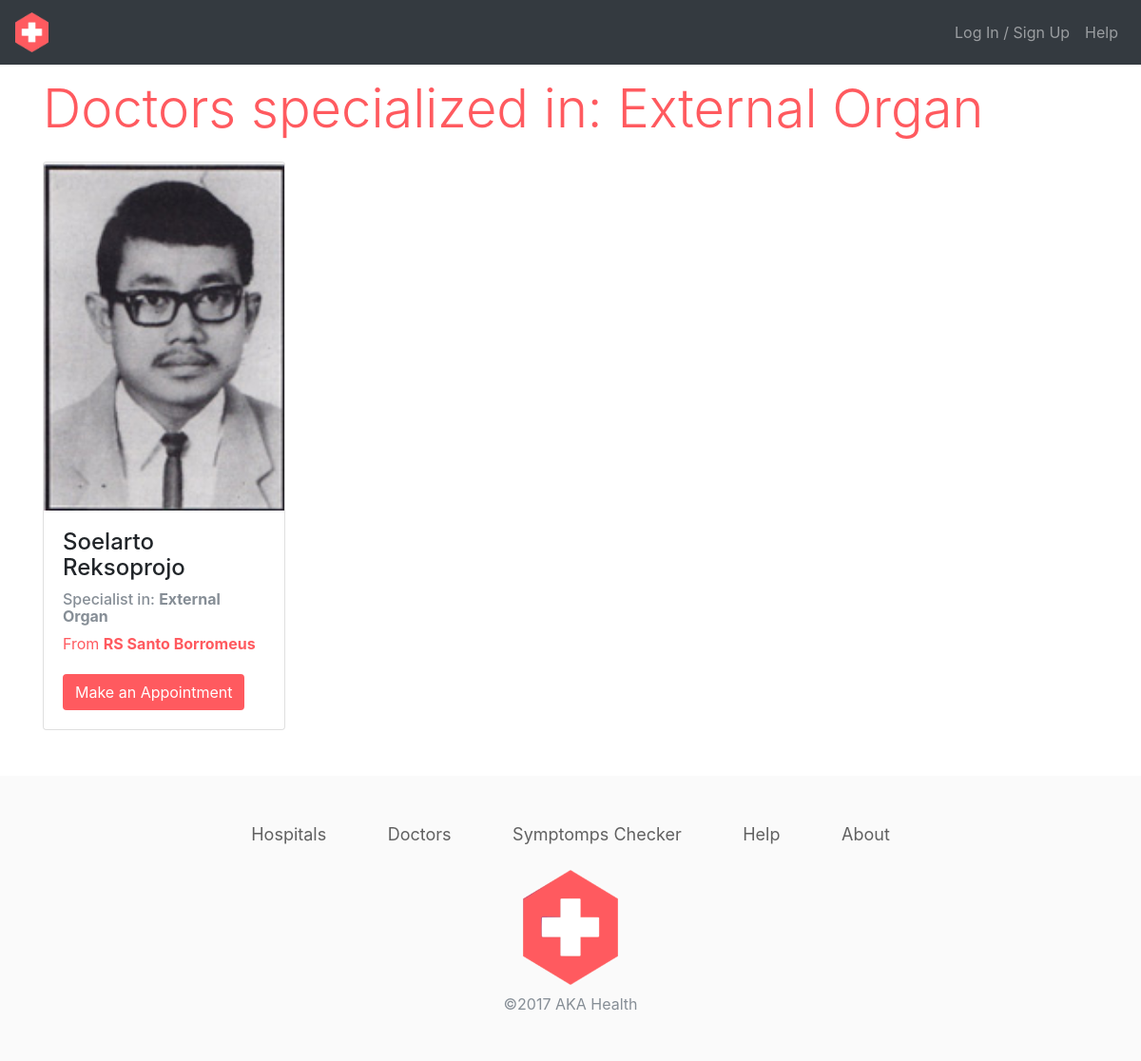
The app's page /expertise/detail_expertise.php?expertise=External Organ with its own data.
### tables this page shows
CREATE TABLE `dokter` (
  `id_dok` int(11) NOT NULL,
  `id_rs` int(5) NOT NULL,
  `nama_dok` varchar(50) NOT NULL,
  `keahlian` text NOT NULL,
  `no_telp` varchar(13) NOT NULL,
  `gambar` varchar(30) NOT NULL
);

CREATE TABLE `rumahsakit` (
  `id_rs` int(11) NOT NULL,
  `nama_rs` varchar(50) NOT NULL,
  `alamat` text NOT NULL,
  `no_telp` varchar(13) NOT NULL,
  `gambar` varchar(30) DEFAULT NULL,
  `id_lokasi` int(11) DEFAULT NULL
);

### expertise/detail_expertise.php (the view, shortened to what this page needs)
<?php
include "../config.php";
$expertise = $_GET['expertise'];
$query ="SELECT dokter.*, rumahsakit.nama_rs FROM dokter join rumahsakit on dokter.id_rs = rumahsakit.id_rs WHERE keahlian ='$expertise'";
$result = mysqli_query($db, $query);
?>
<!DOCTYPE html>
<html>
<head>
    <link rel="stylesheet" href="../assets/css/bootstrap.min.css">
    <link rel="stylesheet" href="../assets/css/style.css">
</head>
<body>
<nav class="navbar navbar-expand-lg navbar-dark bg-dark">
    <a class="navbar-brand" href="../index.php">
        <img src="../assets/img/logohospital.png" alt="logo aka hospital"
             width="35">
    </a>
    <div class="collapse navbar-collapse" id="navbarSupportedContent">
        <ul class="navbar-nav ml-auto">
            <?php if (array_key_exists('login_user', $_SESSION)) { ?>
                <li class="nav-item dropdown">
                    <a class="nav-link dropdown-toggle" href="#" id="navbarDropdown" role="button" data-toggle="dropdown"
                       aria-haspopup="true" aria-expanded="false">
                        <?php echo $_SESSION['login_user']['nama'] ?>
                    </a>
                    <div class="dropdown-menu dropdown-menu-right" aria-labelledby="navbarDropdown">
                        <a class="dropdown-item" href="#">Profile</a>
                        <div class="dropdown-divider"></div>
                        <a class="dropdown-item" href="../logout.php">Log Out</a>
                    </div>
                </li>
            <?php } else { ?>
                <li class="nav-item">
                    <a class="nav-link" href="../login.php">Log In / Sign Up</a>
                </li>
                <li class="nav-item">
                    <a class="nav-link" href="../about.php">Help</a>
                </li>
            <?php } ?>
        </ul>
    </div>
</nav>
<div class="app pt-3">
    <div class="container">
        <div class="row">
            <div class="col-12">
                <h1 class="title display-4">Doctors specialized in: <?php echo $expertise ?></h1>
            </div>
        </div>
        <div class="row mt-3">
            <?php while ($baris = mysqli_fetch_assoc($result)) { ?>
                <div class="col-3">
                    <div class="card">
                        <img class="card-img-top" src="../assets/img/<?php echo $baris['gambar'] ?>">
                        <div class="card-body">
                            <h4 class="card-title"><?php echo $baris['nama_dok'] ?></h4>
                            <h6 class="card-subtitle my-2 text-muted">Specialist in: <b><?php echo $baris['keahlian'] ?></b></h6>
                            <p class="card-text title">From <a href="hospital/detail_hospital.php?nama_rs=<?php echo $baris['nama_rs'] ?>"><?php echo $baris['nama_rs'] ?></a></p>
                            <a href="#" class="btn btn-aka mt-1 btn-fluid">Make an Appointment</a>
                        </div>
                    </div>
                </div>
            <?php } ?>
        </div>
    </div>
</div>
<div class="footer">
    <div class="container">
        <div class="row">
            <div class="col">
                <div class="text-center">
                    <a href="#" class="aka">Hospitals</a>
                    <a href="#" class="aka">Doctors</a>
                    <a href="#" class="aka">Symptomps Checker</a>
                    <a href="#" class="aka">Help</a>
                    <a href="#" class="aka">About</a>
                </div>
            </div>
        </div>
        <div class="row">
            <div class="col">
                <img src="../assets/img/logohospital.png" alt="logo aka hospital"
                     width="100" class="mt-4">
                <p class="text-secondary text-center mt-2">&copy;2017 AKA Health</p>
            </div>
        </div>
    </div>
</div>
</body>
</html>

### assets/css/style.css (style rules this page uses)
body { background-color: #ffffff; }
.title { color: #FF5A5F; }
.title a { font-weight: bold; color: #FF5A5F; }
.btn.btn-aka { background-color: #FF5A5F; color: #ffffff; }
.footer { background: #FAFAFA; margin-top: 3em; padding: 3em 0 2em 0; }
.footer a { margin: 30px; color: #616161; font-size: 18px; }
.footer img { display: block; margin: 0 auto; }

### records on screen
dokter: gambar (picture), nama_dok "Soelarto Reksoprojo", keahlian "External Organ", id_rs.nama_rs "RS Santo Borromeus"

### other values on screen
$expertise "External Organ"
